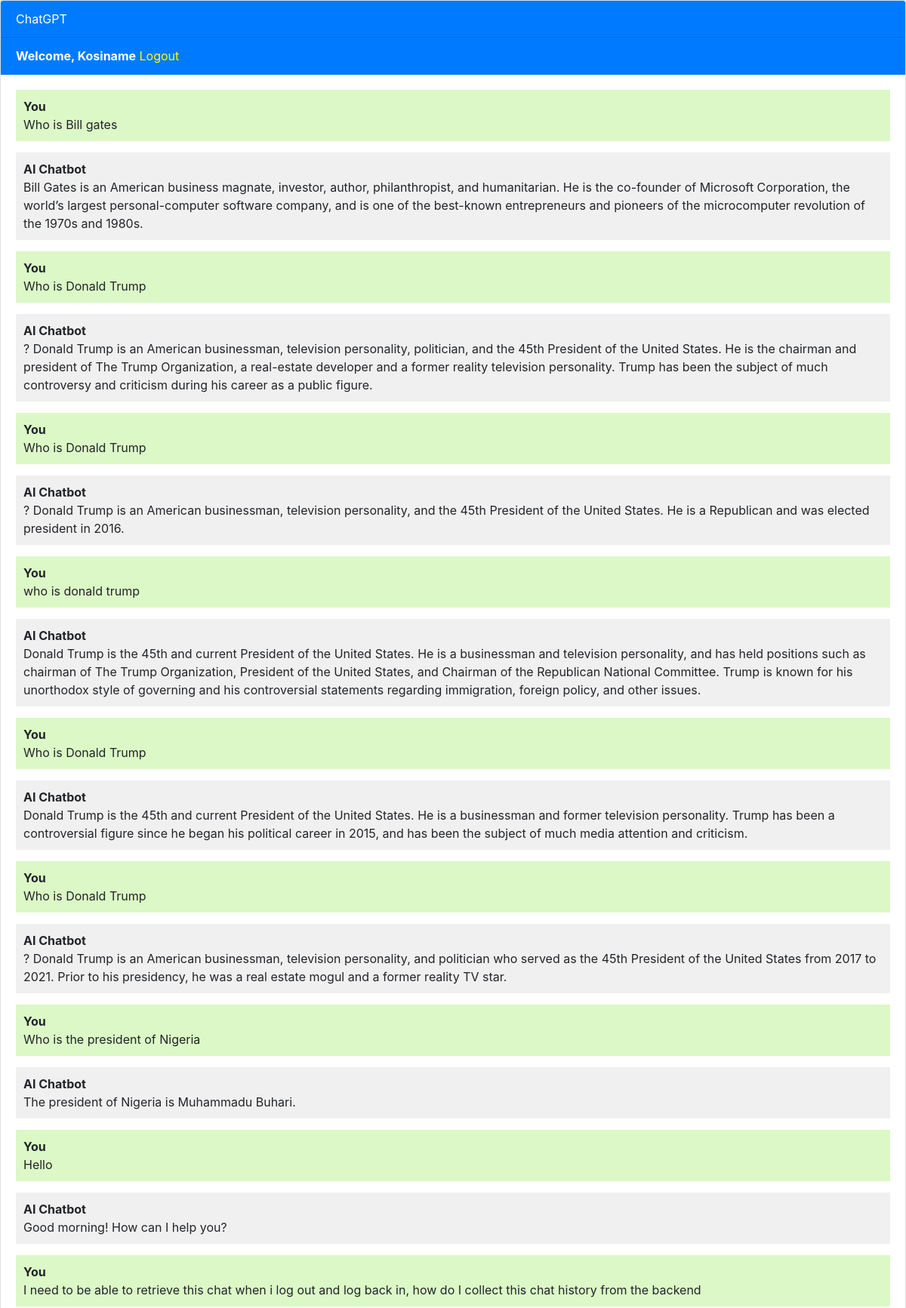
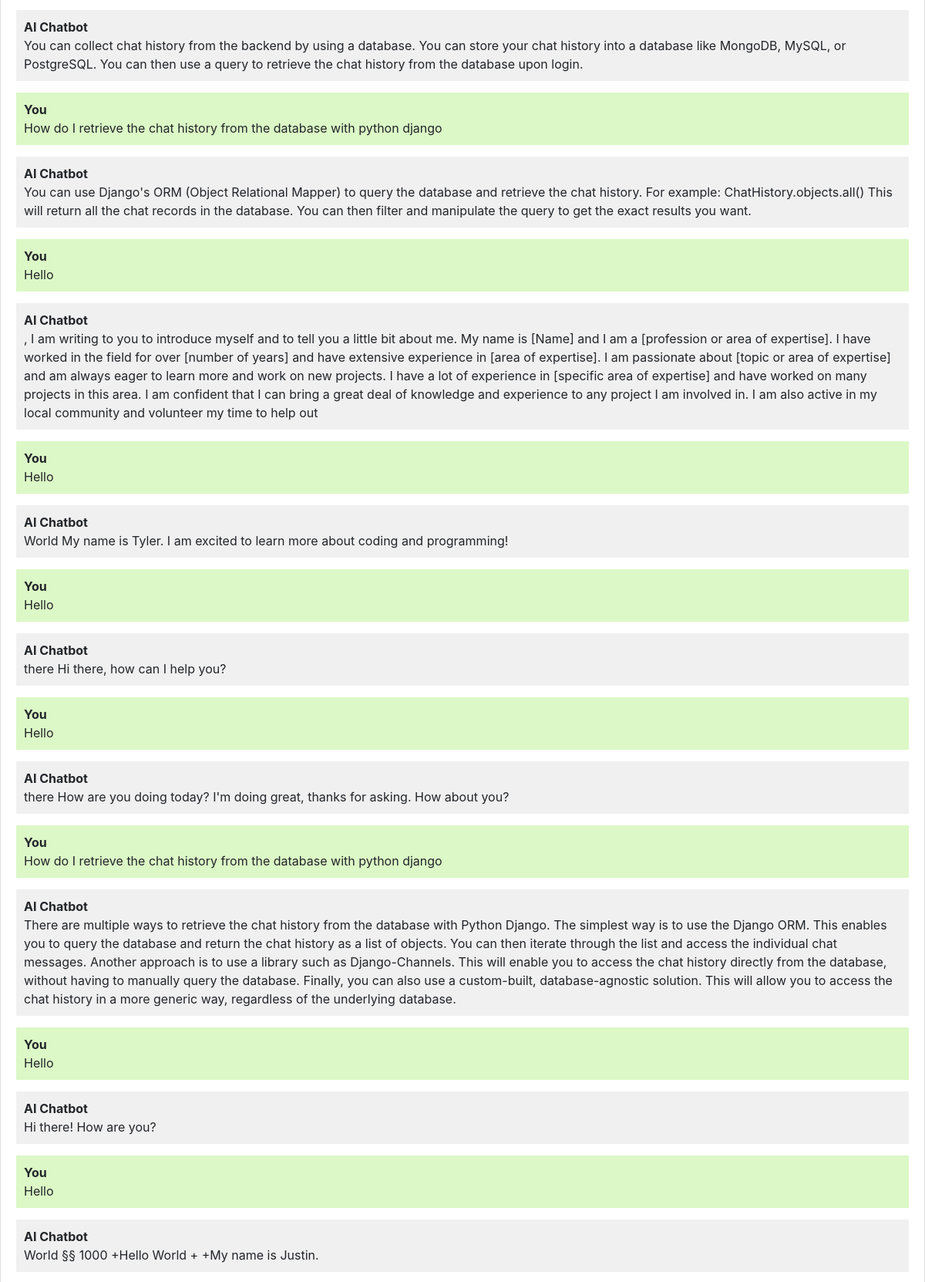
The page /chatbot (signed in, upper part) on the database its author committed (2 pictures, top to bottom).
### myapp/models.py (models this page shows, shortened)
class Chat(models.Model):
    user = models.ForeignKey(User, null=True, on_delete=models.CASCADE)
    message = models.TextField(default="")
    response = models.TextField(default="")
    created_at = models.DateTimeField(auto_now_add=True)

### myapp/views.py (the view, shortened to what this page needs)
# urls.py: path('chatbot', views.chatbot, name='chatbot')
def chatbot(request):
    chats = Chat.objects.filter(user=request.user)
    return render(request, 'chatbot.html', {'chats' : chats})

### templates/chatbot.html (shortened to what this page needs)
{% extends 'base.html' %}
{% block content %}
<div class="chat-container">
  <div class="card flex-grow-1">
    <div class="card-header bg-primary text-white">ChatGPT</div>
    {% if user.is_authenticated %}
    <div class="card-header bg-primary text-white"><b>Welcome, {{user.username}}</b>   <a style="color: yellow;" href="logout">Logout</a></div>
    {% else %}
    <div class="card-header bg-primary text-white"><a style="color: yellow" href="login">Login</a>   <a style="color: yellow;" href="register">Register</a></div>
    {% endif %}
    <div class="card-body messages-box">
      <ul class="list-unstyled messages-list">
        {% for chat in chats %}
        {% if chat.user == request.user %}
            <li class="message sent">
          <div class="message-text">
            <div class="message-sender">
              <b>You</b>
            </div>
            <div class="message-content">{{chat.message}}</div>
          </div>
        </li>
        <li class="message received">
          <div class="message-text">
            <div class="message-sender">
              <b>AI Chatbot</b>
            </div>
            <div class="message-content">{{chat.response}}</div>
          </div>
        </li>
        {% endif %}
        {% endfor %}
      </ul>
    </div>
    <br><br>
    <br><br>
    <br><br>
  </div>
</div>
{% endblock %}

### templates/base.html (shortened to what this page needs)
<!DOCTYPE html>
<html lang="en">
  <head>
    <link rel="stylesheet" href="https://stackpath.bootstrapcdn.com/bootstrap/4.3.1/css/bootstrap.min.css">
  </head>
  <body>
    {% block content %}{% endblock %}
  </body>
</html>

### templates/chatbot.html (style rules this page uses)
body, html { height: 100%; }
.messages-box { flex: 1; overflow-y: auto; }
.messages-list { padding-left: 0; }
.message { margin-bottom: 15px; list-style: none; }
.message-text { padding: 10px; border-radius: 5px; }
.sent { background-color: #dcf8c6; align-self: flex-end; }
.received { background-color: #f1f0f0; align-self: flex-start; }
.chat-container { height: 100%; display: flex; flex-direction: column; }

### rows shown on the page
Chat: message "Who is Bill gates", response "Bill Gates is an American business magnate, investor, author, philanthropist, and humanitarian. He is the co-founder of Microsoft Corporation, the world’s largest personal-computer software company, and is one of the best-known entrepreneurs and pioneers of the microcomputer revolution of the 1970s and 1980s."
Chat: message "Who is Donald Trump", response "? Donald Trump is an American businessman, television personality, politician, and the 45th President of the United States. He is the chairman and president of The Trump Organization, a real-estate developer and a former reality television personality. Trump has been the subject of much controversy and criticism during his career as a public figure."
Chat: message "Who is Donald Trump", response "? Donald Trump is an American businessman, television personality, and the 45th President of the United States. He is a Republican and was elected president in 2016."
Chat: message "who is donald trump", response "Donald Trump is the 45th and current President of the United States. He is a businessman and television personality, and has held positions such as chairman of The Trump Organization, President of the United States, and Chairman of the Republican National Committee. Trump is known for his unorthodox style of governing and his controversial statements regarding immigration, foreign policy, and other issues."
Chat: message "Who is Donald Trump", response "Donald Trump is the 45th and current President of the United States. He is a businessman and former television personality. Trump has been a controversial figure since he began his political career in 2015, and has been the subject of much media attention and criticism."
Chat: message "Who is Donald Trump", response "? Donald Trump is an American businessman, television personality, and politician who served as the 45th President of the United States from 2017 to 2021. Prior to his presidency, he was a real estate mogul and a former reality TV star."
Chat: message "Who is the president of Nigeria", response "The president of Nigeria is Muhammadu Buhari."
Chat: message "Hello", response "Good morning! How can I help you?"
Chat: message "I need to be able to retrieve this chat when i log out and log back in, how do I collect this chat history from the backend", response "You can collect chat history from the backend by using a database. You can store your chat history into a database like MongoDB, MySQL, or PostgreSQL. You can then use a query to retrieve the chat history from the database upon login."
Chat: message "How do I retrieve the chat history from the database with python django", response "You can use Django's ORM (Object Relational Mapper) to query the database and retrieve the chat history. For example: ChatHistory.objects.all() This will return all the chat records in the database. You can then filter and manipulate the query to get the exact results you want."
Chat: message "Hello", response ", I am writing to you to introduce myself and to tell you a little bit about me. My name is [Name] and I am a [profession or area of expertise]. I have worked in the field for over [number of years] and have extensive experience in [area of expertise]. I am passionate about [topic or area of expertise] and am always eager to learn more and work on new projects. I have a lot of experience in [specific area of expertise] and have worked on many projects in this area. I am confident that I can bring a great deal of knowledge and experience to any project I am involved in. I am also active in my local community and volunteer my time to help out"
Chat: message "Hello", response "World My name is Tyler. I am excited to learn more about coding and programming!"
Chat: message "Hello", response "there Hi there, how can I help you?"
Chat: message "Hello", response "there How are you doing today? I'm doing great, thanks for asking. How about you?"
Chat: message "How do I retrieve the chat history from the database with python django", response "There are multiple ways to retrieve the chat history from the database with Python Django. The simplest way is to use the Django ORM. This enables you to query the database and return the chat history as a list of objects. You can then iterate through the list and access the individual chat messages. Another approach is to use a library such as Django-Channels. This will enable you to access the chat history directly from the database, without having to manually query the database. Finally, you can also use a custom-built, database-agnostic solution. This will allow you to access the chat history in a more generic way, regardless of the underlying database."
Chat: message "Hello", response "Hi there! How are you?"
Chat: message "Hello", response "World §§ 1000 +Hello World + +My name is Justin."

### other values the page prints
{{ user.username }} "Kosiname"
